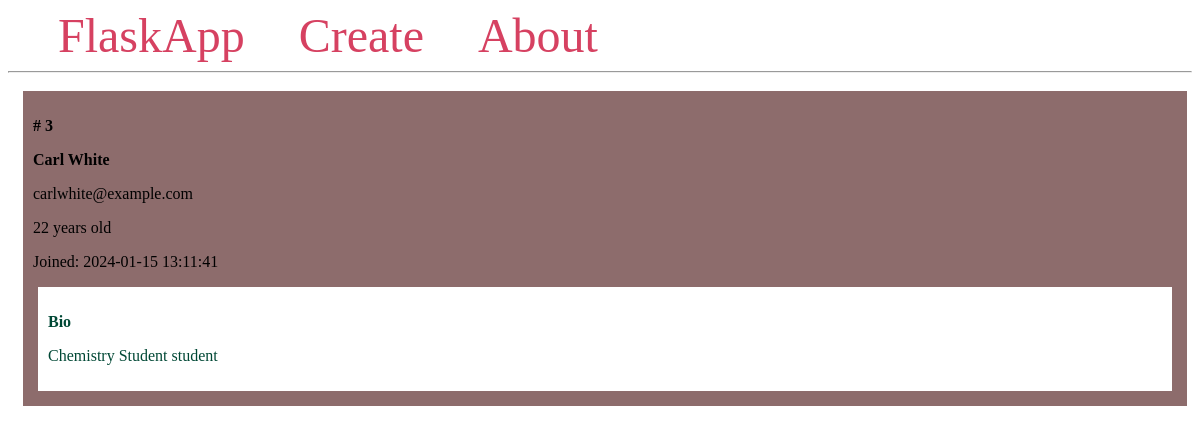
Screenshot of /3/ with the database file from the repository.
### app.py (models this page shows, shortened)
class Student(db.Model):
    id = db.Column(db.Integer, primary_key=True)
    firstname = db.Column(db.String(100), nullable=False)
    lastname = db.Column(db.String(100), nullable=False)
    email = db.Column(db.String(80), unique=True, nullable=False)
    age = db.Column(db.Integer)
    created_at = db.Column(db.DateTime(timezone=True),
                           server_default=func.now())
    bio = db.Column(db.Text)

### app.py (the view)
@app.route('/<int:student_id>/')
def student(student_id):
    student = Student.query.get_or_404(student_id)
    return render_template('student.html',student = student)

### templates/student.html (shortened to what this page needs)
{% extends 'base.html' %}
{% block content %}
    <div class = "content">
        <div class = "student">
            <p><b># {{ student.id }}</b></p>
            <p><b>{{student.firstname}} {{student.lastname}}</b></p>
            <p>{{student.email}}</p>
            <p>{{student.age}} years old</p>
            <p>Joined: {{student.created_at}}</p>
            <div class = "bio">
                <p><b>Bio</b></p>
                <p>{{student.bio}} student</p>
            </div>
        </div>
{% endblock %}

### templates/base.html (style rules this page uses)
.content { margin: 5px; width: 100%; display: flex; flex-direction: row; flex-wrap: wrap; }
.student { flex: 20%; padding: 10px; margin: 5px; background-color: #8d6c6c; inline-size: 100%; }
.bio { padding: 10px; margin: 5px; background-color: #ffffff; color: #004835; }

### rows the page displays
Student: id "3", firstname "Carl", lastname "White", email "carlwhite@example.com", age "22", created_at "2024-01-15 13:11:41", bio "Chemistry Student"
